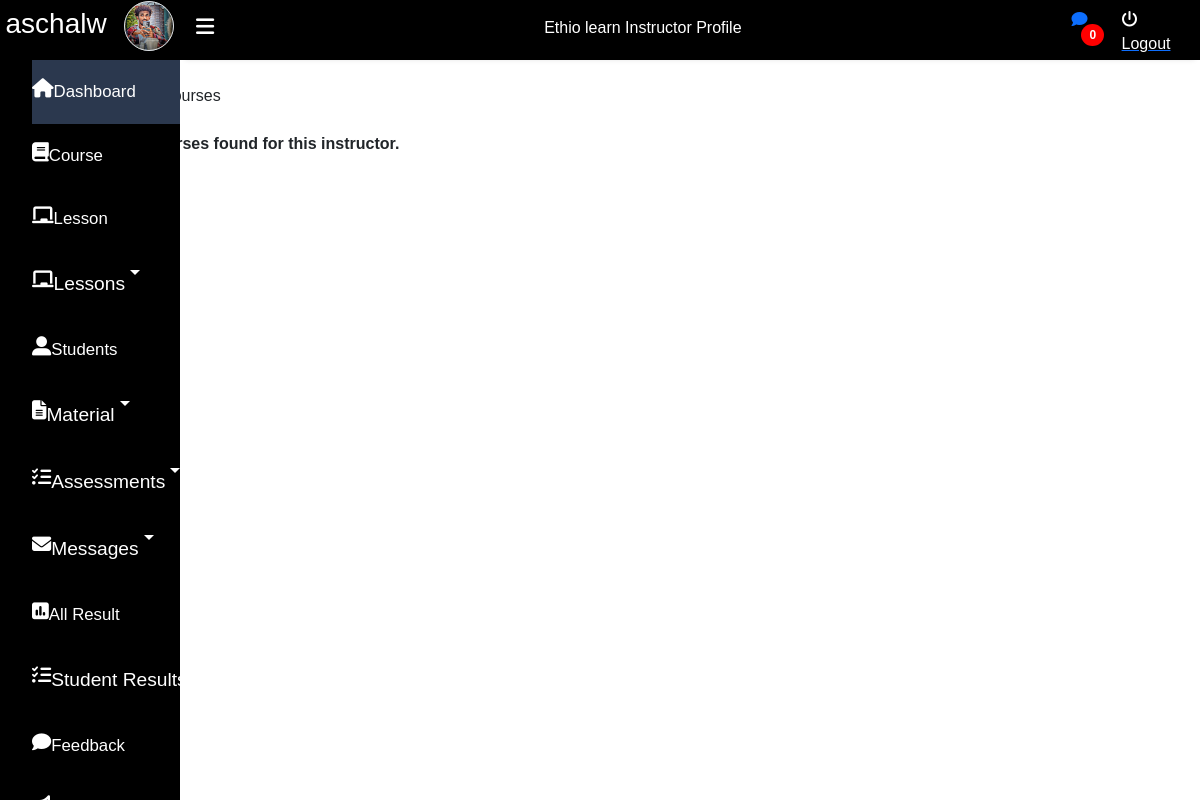
Screenshot of /instructor/Course.php (signed in) with the database file from the repository.
### tables this page shows
CREATE TABLE `lectures` (
  `l_id` int(11) NOT NULL,
  `l_name` text DEFAULT NULL,
  `l_design` text DEFAULT NULL,
  `l_img` text DEFAULT NULL,
  `l_email` text NOT NULL,
  `l_password` text NOT NULL,
  `password_changed` tinyint(1) DEFAULT 0,
  `online_status` enum('online','offline') NOT NULL DEFAULT 'offline'
);

### instructor/check_new_messages.php (called while the page is built)
<?php
if (isset($_SESSION['l_id'])) {
    include_once("../DB_Files/db.php");
    $lecturer_id = $_SESSION['l_id'];
    $sql = "SELECT COUNT(*) AS new_messages
            FROM message
            WHERE receiver_id = ? AND receiver_type = 'lecturer' AND is_read = 0";
    $stmt = $conn->prepare($sql);
    $stmt->bind_param("i", $lecturer_id);
    $stmt->execute();
    $result = $stmt->get_result();
    $row = $result->fetch_assoc();
    $new_messages_count = $row['new_messages'];
} else {
    echo "0";
}
?>

### instructor/Header copy.php (the view, shortened to what this page needs)
<!DOCTYPE html>
<html lang="en">
<head>
    <link rel="stylesheet" href="/ethiolearn/CSS/style.css">
    <link rel="stylesheet" href="/ethiolearn/CSS/all.min.css">
    <link rel="stylesheet" href="/ethiolearn/bootstrap/css/bootstrap.min.css">
    <link rel="stylesheet" href="/ethiolearn/Font awesome/webfonts/all.min.css">
</head>
<body>
<div class="sidebar">
    <div class="side-header">
        <h3><div class="profile">
            <?php
            include_once("../DB_Files/db.php");
            $l_id = $_SESSION['l_id'];
            $sql = "SELECT l_name, l_img FROM lectures WHERE l_id = '$l_id'";
            $result = mysqli_query($conn, $sql);
            $row = mysqli_fetch_assoc($result);
            echo $row['l_name'];
            $l_image=$row['l_img'];
            ?>
      <img src="<?php echo $l_image ?>" alt="" class="img-thumbnail rounded-circle" style="margin-left: 10px; height:50px; width:50px; padding:0px;">
            </span></h3>
    </div>
    <div class="side-content">
    <div class="side-menu">
        <ul>
            <li>
                <a href="Dashboard.php" class="active">
                    <span class="fas fa-home"></span>
                    <small>Dashboard</small>
                </a>
            </li>
            <li>
                <a href="Course.php">
                    <span class="fas fa-book"></span>
                    <small>Course</small>
                </a>
            </li>
            <li>
                <a href="Lesson.php">
                    <span class="fas fa-chalkboard"></span>
                    <small>Lesson</small>
                </a>
            </li>
            <li class="nav-item dropdown">
                <a class="nav-link dropdown-toggle" href="#" id="navbarDropdown1" role="button" aria-haspopup="true" aria-expanded="false">
                    <i class="fas fa-chalkboard"></i> Lessons
                </a>
            </li>
            <li>
                <a href="Students.php">
                    <span class="fas fa-user-alt"></span>
                    <small>Students</small>
                </a>
            </li>
            <li class="nav-item dropdown">
                <a class="nav-link dropdown-toggle" href="#" id="navbarDropdown2" role="button" aria-haspopup="true" aria-expanded="true">
                    <i class="fas fa-file-alt"></i> Material
                </a>
            </li>
            <li class="nav-item dropdown">
                <a class="nav-link dropdown-toggle" href="#" id="navbarDropdown3" role="button" aria-haspopup="true" aria-expanded="false">
                    <i class="fas fa-tasks"></i> Assessments
                </a>
            </li>
            <li class="nav-item dropdown">
                <a class="nav-link dropdown-toggle" href="#" id="navbarDropdown4" role="button" aria-haspopup="true" aria-expanded="false">
                    <i class="fas fa-envelope"></i> Messages
                </a>
                        <?php include_once("check_new_messages.php"); ?>
            </li>
            <li>
                <a href="resultt.php">
                    <span class="fas fa-poll"></span>
                    <small>All Result</small>
                </a>
            </li>
            <li class="nav-item dropdown">
                <a class="nav-link dropdown-toggle" href="#" id="navbarDropdown3" role="button" aria-haspopup="true" aria-expanded="false">
                    <i class="fas fa-tasks"></i> Student Results
                </a>
            </li>
            <li>
                <a href="Feedbackmy.php">
                    <span class="fas fa-comment"></span>
                    <small>Feedback</small>
                </a>
            </li>
            <li>
                <a href="post_notice.php">
                </a>
            </li>
        </ul>
    </div>
</div>
</div>
<div class="main-content">
<header>
    <div class="header-content">
        <label for="menu-toggle">
            <span class="fas fa-bars"></span>
        </label>
        <a class="navbar-brand" href="">Ethio learn <span style="font-size: 1rem;">Instructor Profile</span></a>
        <div class="header-menu">
            <a href="inbox_detail.php?lecturer_id=<?php echo $_SESSION['l_id']; ?>" class="notification-icon">
                <span class="fas fa-comment"></span>
                <span class="badge"><?php echo $new_messages_count; ?></span>
            </a>
            <div class="user">
                <span class="fas fa-power-off"></span>
                <a href="Logout.php"><span style="color:white">Logout</span></a>
            </div>
        </div>
    </div>
</header>
</div>

### CSS/style.css (style rules this page uses)
* { margin: 0; padding: 0; text-decoration: none; list-style-type: none; box-sizing: border-box; font-family: 'Merriweather', sans-serif; }
.sidebar { position: fixed; height: 100%; width: 15%; left: 0; bottom: 0; top: 0; z-index: 100; background:black; transition: left 300ms; }
.side-header { box-shadow: 0px 5px 5px -5px rgb(0 0 0 /10%); background: var(--main-color); height: 60px; display: flex; justify-content: center; align-items: center; }
.side-header h3, side-head span { color: #fff; font-weight: 400; }
.side-content { height: calc(100vh - 60px); overflow: auto; }
.profile { text-align: center; padding: 2rem 0rem; }
.side-menu ul { text-align: center; color:white }
.side-menu a { display: flex; padding: 1.2rem 0rem; text-decoration: none; font-size: 1.2rem; }
.side-menu a.active { background: #2B384E; }
.side-menu a.active span, .side-menu a.active small { color: #fff; }
.side-menu a span { display: block; text-align: center; font-size: 1.2rem; }
.side-menu a span, .side-menu a small { color:white; }
.main-content { margin-left: 165px; width: calc(100% - 165px); transition: margin-left 300ms; }
header { position: fixed; right: 0; top: 0; left: 15%; z-index: 100; height: 60px; box-shadow: 0px 5px 5px -5px rgb(0 0 0 /10%); background:black; transition: left 300ms; color:white }
.header-content, .header-menu { display: flex; align-items: center; }
.header-content { justify-content: space-between; padding: 0rem 1rem; }
.header-content label:first-child span { font-size: 1.3rem; }
.header-content label { cursor: pointer; }
.header-menu { justify-content: flex-end; padding-top: .5rem; }

### instructor/Header copy.php (style rules this page uses)
.badge { position: relative; top: -10px; right: -10px; background-color: red; color: white; border-radius: 50%; padding: 5px 8px; font-size: 12px; min-width: 15px; text-align: center; z-index: 1; }
.notification-icon { position: relative; padding-right: 10%; }
body { top: 0px !important; }
.dropdown-toggle { padding::5%; }

### rows the page displays
lectures: l_name "aschalw", l_img (picture)

### other values shown
$new_messages_count "0"
